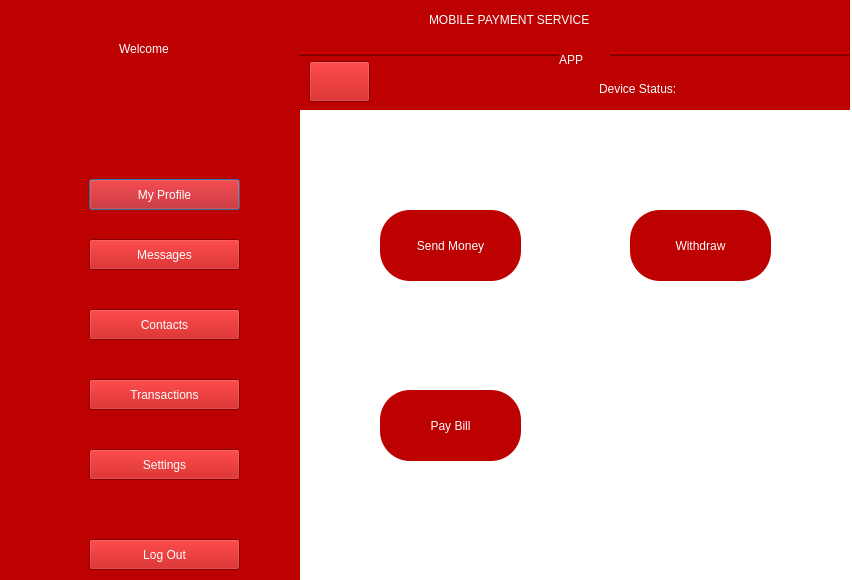
<?xml version="1.0" encoding="UTF-8"?>
<ui version="4.0">
 <class>Dialog</class>
 <widget class="QDialog" name="Dialog">
  <property name="geometry">
   <rect>
    <x>0</x>
    <y>0</y>
    <width>852</width>
    <height>580</height>
   </rect>
  </property>
  <property name="windowTitle">
   <string>Dialog</string>
  </property>
  <property name="layoutDirection">
   <enum>Qt::LeftToRight</enum>
  </property>
  <property name="styleSheet">
   <string notr="true">background-color: rgb(255, 255, 255);</string>
  </property>
  <property name="modal">
   <bool>false</bool>
  </property>
  <widget class="QWidget" name="widget" native="true">
   <property name="geometry">
    <rect>
     <x>-1</x>
     <y>-1</y>
     <width>301</width>
     <height>581</height>
    </rect>
   </property>
   <property name="styleSheet">
    <string notr="true">background-color: rgb(189, 0, 0);
color: rgb(255, 255, 255);</string>
   </property>
   <widget class="QLabel" name="label">
    <property name="geometry">
     <rect>
      <x>120</x>
      <y>40</y>
      <width>81</width>
      <height>20</height>
     </rect>
    </property>
    <property name="styleSheet">
     <string notr="true">font: 75 14pt &quot;MS Shell Dlg 2&quot;;</string>
    </property>
    <property name="text">
     <string>Welcome</string>
    </property>
   </widget>
   <widget class="QLabel" name="nmm">
    <property name="geometry">
     <rect>
      <x>60</x>
      <y>70</y>
      <width>201</width>
      <height>20</height>
     </rect>
    </property>
    <property name="styleSheet">
     <string notr="true">font: 75 13pt &quot;MS Shell Dlg 2&quot;;</string>
    </property>
    <property name="text">
     <string/>
    </property>
    <property name="alignment">
     <set>Qt::AlignCenter</set>
    </property>
   </widget>
   <widget class="QLabel" name="pnmm">
    <property name="geometry">
     <rect>
      <x>100</x>
      <y>110</y>
      <width>131</width>
      <height>20</height>
     </rect>
    </property>
    <property name="styleSheet">
     <string notr="true">font: 75 13pt &quot;MS Shell Dlg 2&quot;;</string>
    </property>
    <property name="text">
     <string/>
    </property>
    <property name="alignment">
     <set>Qt::AlignCenter</set>
    </property>
   </widget>
   <widget class="QLabel" name="label_4">
    <property name="geometry">
     <rect>
      <x>20</x>
      <y>170</y>
      <width>51</width>
      <height>41</height>
     </rect>
    </property>
    <property name="text">
     <string/>
    </property>
    <property name="pixmap">
     <pixmap>../icons/2.png</pixmap>
    </property>
   </widget>
   <widget class="QLabel" name="label_5">
    <property name="geometry">
     <rect>
      <x>20</x>
      <y>230</y>
      <width>51</width>
      <height>41</height>
     </rect>
    </property>
    <property name="text">
     <string/>
    </property>
    <property name="pixmap">
     <pixmap>../icons/3.png</pixmap>
    </property>
   </widget>
   <widget class="QLabel" name="label_11">
    <property name="geometry">
     <rect>
      <x>20</x>
      <y>370</y>
      <width>51</width>
      <height>41</height>
     </rect>
    </property>
    <property name="text">
     <string/>
    </property>
    <property name="pixmap">
     <pixmap>../icons/5.png</pixmap>
    </property>
   </widget>
   <widget class="QLabel" name="label_12">
    <property name="geometry">
     <rect>
      <x>20</x>
      <y>300</y>
      <width>51</width>
      <height>41</height>
     </rect>
    </property>
    <property name="text">
     <string/>
    </property>
    <property name="pixmap">
     <pixmap>../icons/4.png</pixmap>
    </property>
   </widget>
   <widget class="QLabel" name="label_13">
    <property name="geometry">
     <rect>
      <x>20</x>
      <y>440</y>
      <width>51</width>
      <height>41</height>
     </rect>
    </property>
    <property name="text">
     <string/>
    </property>
    <property name="pixmap">
     <pixmap>../icons/6.png</pixmap>
    </property>
   </widget>
   <widget class="QLabel" name="label_14">
    <property name="geometry">
     <rect>
      <x>20</x>
      <y>530</y>
      <width>51</width>
      <height>41</height>
     </rect>
    </property>
    <property name="text">
     <string/>
    </property>
    <property name="pixmap">
     <pixmap>../icons/7.png</pixmap>
    </property>
   </widget>
   <widget class="QPushButton" name="pushButton_2">
    <property name="geometry">
     <rect>
      <x>90</x>
      <y>180</y>
      <width>151</width>
      <height>31</height>
     </rect>
    </property>
    <property name="styleSheet">
     <string notr="true">font: 75 10pt &quot;Arial&quot;;</string>
    </property>
    <property name="text">
     <string>My Profile</string>
    </property>
    <property name="default">
     <bool>false</bool>
    </property>
    <property name="flat">
     <bool>false</bool>
    </property>
   </widget>
   <widget class="QPushButton" name="messages">
    <property name="geometry">
     <rect>
      <x>90</x>
      <y>240</y>
      <width>151</width>
      <height>31</height>
     </rect>
    </property>
    <property name="styleSheet">
     <string notr="true">font: 75 10pt &quot;Arial&quot;;</string>
    </property>
    <property name="text">
     <string>Messages</string>
    </property>
   </widget>
   <widget class="QPushButton" name="pushButton_4">
    <property name="geometry">
     <rect>
      <x>90</x>
      <y>310</y>
      <width>151</width>
      <height>31</height>
     </rect>
    </property>
    <property name="styleSheet">
     <string notr="true">font: 75 10pt &quot;Arial&quot;;</string>
    </property>
    <property name="text">
     <string>Contacts</string>
    </property>
   </widget>
   <widget class="QPushButton" name="pushButton_5">
    <property name="geometry">
     <rect>
      <x>90</x>
      <y>380</y>
      <width>151</width>
      <height>31</height>
     </rect>
    </property>
    <property name="styleSheet">
     <string notr="true">font: 75 10pt &quot;Arial&quot;;</string>
    </property>
    <property name="text">
     <string>Transactions</string>
    </property>
   </widget>
   <widget class="QPushButton" name="pushButton_6">
    <property name="geometry">
     <rect>
      <x>90</x>
      <y>450</y>
      <width>151</width>
      <height>31</height>
     </rect>
    </property>
    <property name="styleSheet">
     <string notr="true">font: 75 10pt &quot;Arial&quot;;</string>
    </property>
    <property name="text">
     <string>Settings</string>
    </property>
   </widget>
   <widget class="QPushButton" name="lgo">
    <property name="geometry">
     <rect>
      <x>90</x>
      <y>540</y>
      <width>151</width>
      <height>31</height>
     </rect>
    </property>
    <property name="styleSheet">
     <string notr="true">font: 75 10pt &quot;Arial&quot;;</string>
    </property>
    <property name="text">
     <string>Log Out</string>
    </property>
   </widget>
  </widget>
  <widget class="QFrame" name="frame">
   <property name="geometry">
    <rect>
     <x>299</x>
     <y>-1</y>
     <width>551</width>
     <height>111</height>
    </rect>
   </property>
   <property name="styleSheet">
    <string notr="true">background-color: rgb(189, 0, 0);
color: rgb(255, 255, 255);</string>
   </property>
   <property name="frameShape">
    <enum>QFrame::HLine</enum>
   </property>
   <property name="frameShadow">
    <enum>QFrame::Raised</enum>
   </property>
   <property name="lineWidth">
    <number>2</number>
   </property>
   <property name="midLineWidth">
    <number>0</number>
   </property>
   <widget class="QLabel" name="label_16">
    <property name="geometry">
     <rect>
      <x>260</x>
      <y>50</y>
      <width>51</width>
      <height>21</height>
     </rect>
    </property>
    <property name="styleSheet">
     <string notr="true">font: 75 18pt &quot;MS Shell Dlg 2&quot;;</string>
    </property>
    <property name="text">
     <string>APP</string>
    </property>
   </widget>
   <widget class="QLabel" name="label_15">
    <property name="geometry">
     <rect>
      <x>130</x>
      <y>10</y>
      <width>301</width>
      <height>21</height>
     </rect>
    </property>
    <property name="styleSheet">
     <string notr="true">font: 75 18pt &quot;MS Shell Dlg 2&quot;;</string>
    </property>
    <property name="text">
     <string>MOBILE PAYMENT SERVICE</string>
    </property>
   </widget>
   <widget class="QPushButton" name="hm">
    <property name="geometry">
     <rect>
      <x>10</x>
      <y>62</y>
      <width>61</width>
      <height>41</height>
     </rect>
    </property>
    <property name="text">
     <string/>
    </property>
    <property name="icon">
     <iconset>
      <normaloff>../icons/1.png</normaloff>../icons/1.png</iconset>
    </property>
    <property name="iconSize">
     <size>
      <width>40</width>
      <height>40</height>
     </size>
    </property>
   </widget>
   <widget class="QLabel" name="st">
    <property name="geometry">
     <rect>
      <x>410</x>
      <y>80</y>
      <width>111</width>
      <height>20</height>
     </rect>
    </property>
    <property name="styleSheet">
     <string notr="true">font: 75 12pt &quot;MS Shell Dlg 2&quot;;</string>
    </property>
    <property name="text">
     <string/>
    </property>
   </widget>
   <widget class="QLabel" name="label_2">
    <property name="geometry">
     <rect>
      <x>300</x>
      <y>80</y>
      <width>101</width>
      <height>20</height>
     </rect>
    </property>
    <property name="styleSheet">
     <string notr="true">font: 75 12pt &quot;MS Shell Dlg 2&quot;;</string>
    </property>
    <property name="text">
     <string>Device Status:</string>
    </property>
   </widget>
   <widget class="QLabel" name="sm">
    <property name="geometry">
     <rect>
      <x>80</x>
      <y>80</y>
      <width>111</width>
      <height>20</height>
     </rect>
    </property>
    <property name="styleSheet">
     <string notr="true">font: 75 11pt &quot;MS Shell Dlg 2&quot;;</string>
    </property>
    <property name="text">
     <string/>
    </property>
   </widget>
   <widget class="QLabel" name="smcd">
    <property name="geometry">
     <rect>
      <x>200</x>
      <y>80</y>
      <width>90</width>
      <height>20</height>
     </rect>
    </property>
    <property name="styleSheet">
     <string notr="true">font: 75 11pt &quot;MS Shell Dlg 2&quot;;</string>
    </property>
    <property name="text">
     <string/>
    </property>
   </widget>
  </widget>
  <widget class="QPushButton" name="send">
   <property name="geometry">
    <rect>
     <x>380</x>
     <y>210</y>
     <width>141</width>
     <height>71</height>
    </rect>
   </property>
   <property name="styleSheet">
    <string notr="true">font: 75 10pt &quot;Arial&quot;;
background-color: rgb(189, 0, 0);
color: rgb(255, 255, 255);
border-radius : 30px;</string>
   </property>
   <property name="text">
    <string>Send Money</string>
   </property>
   <property name="icon">
    <iconset>
     <normaloff>../icons/10.png</normaloff>../icons/10.png</iconset>
   </property>
   <property name="iconSize">
    <size>
     <width>50</width>
     <height>120</height>
    </size>
   </property>
   <property name="flat">
    <bool>false</bool>
   </property>
  </widget>
  <widget class="QPushButton" name="withdraw">
   <property name="geometry">
    <rect>
     <x>630</x>
     <y>210</y>
     <width>141</width>
     <height>71</height>
    </rect>
   </property>
   <property name="styleSheet">
    <string notr="true">font: 75 10pt &quot;Arial&quot;;
background-color: rgb(189, 0, 0);
color: rgb(255, 255, 255);
border-radius : 30px;</string>
   </property>
   <property name="text">
    <string>Withdraw</string>
   </property>
   <property name="icon">
    <iconset>
     <normaloff>../icons/9.png</normaloff>../icons/9.png</iconset>
   </property>
   <property name="iconSize">
    <size>
     <width>50</width>
     <height>120</height>
    </size>
   </property>
   <property name="flat">
    <bool>false</bool>
   </property>
  </widget>
  <widget class="QPushButton" name="pay">
   <property name="geometry">
    <rect>
     <x>380</x>
     <y>390</y>
     <width>141</width>
     <height>71</height>
    </rect>
   </property>
   <property name="styleSheet">
    <string notr="true">font: 75 10pt &quot;Arial&quot;;
background-color: rgb(189, 0, 0);
color: rgb(255, 255, 255);
border-radius : 30px;</string>
   </property>
   <property name="text">
    <string>Pay Bill</string>
   </property>
   <property name="icon">
    <iconset>
     <normaloff>../icons/11.png</normaloff>../icons/11.png</iconset>
   </property>
   <property name="iconSize">
    <size>
     <width>50</width>
     <height>120</height>
    </size>
   </property>
   <property name="flat">
    <bool>false</bool>
   </property>
  </widget>
 </widget>
 <resources/>
 <connections/>
</ui>
